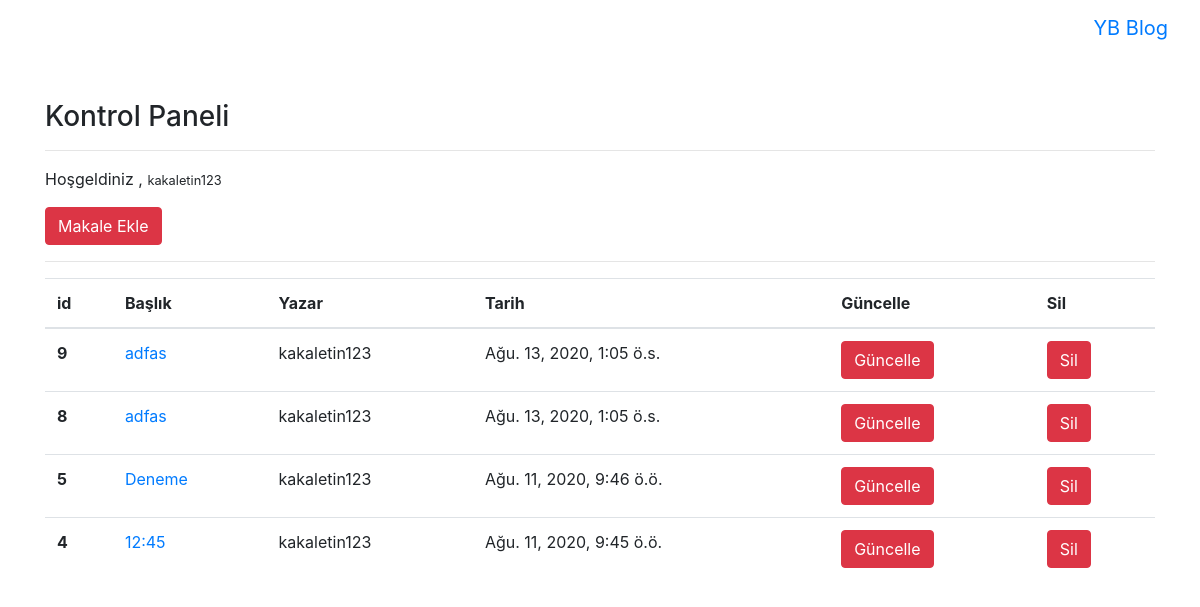
Screenshot of /articles/dashboard/ (signed in) with the database file from the repository.
### article/models.py (models this page shows, shortened)
class Article(models.Model):
    author = models.ForeignKey("auth.User",on_delete = models.CASCADE,verbose_name="Yazar")
    title = models.CharField(max_length = 50,verbose_name="Başlık")
    content = RichTextField(verbose_name="İçerik")
    created_date = models.DateTimeField(auto_now_add=True,verbose_name="Oluşturulma Tarihi")
    class Meta:
        ordering = ['-created_date'] #en son eklenen makale en başta gözükecek

### article/views.py (the view)
# urls.py: path('dashboard/',views.dashboard,name = "dashboard"),
@login_required(login_url = "user:login")
def dashboard(request):
    articles = Article.objects.filter(author = request.user) # sisteme giriş yapan kullanıcının makaleleri
    context = {
        "articles" : articles
    }
    return render(request,"dashboard.html",context)

### templates/dashboard.html
{% extends "layout.html" %}
{% block body %}
    <h3>Kontrol Paneli</h3>
    <hr>
    <p>
        Hoşgeldiniz , <small>{{request.user.username}}</small>
    </p>
    <a class ="btn btn-danger" href="/articles/addarticle">Makale Ekle</a>
    <hr>
    {% if articles %}
    <table class="table">
        <thead>
          <tr>
            <th scope="col">id</th>
            <th scope="col">Başlık</th>
            <th scope="col">Yazar</th>
            <th scope="col">Tarih</th>
            <th scope="col">Güncelle</th>
            <th scope="col">Sil</th>
          </tr>
        </thead>
        <tbody>
        {% for article in articles  %}
            <tr>
            <th scope="row">{{article.id}}</th>
            <td><a href="/articles/article/{{article.id}}">{{article.title}}</a></td>
            <td>{{article.author.username}}</td>
            <td>{{article.created_date}}</td>
            <td><a class = "btn btn-danger" href="/articles/update/{{article.id}}">Güncelle</a></td>
            <td><a class = "btn btn-danger" href="/articles/delete/{{article.id}}">Sil</a></td>
          </tr>
        {% endfor %}
        </tbody>
      </table>
    {% else %}
        <div class="alert alert-danger">
            Henüz bir makaleniz bulunmuyor.
        </div>
    {% endif %}
{% endblock body %}

### rows the page displays
Article: id "9", title "adfas", author.username "kakaletin123", created_date "Ağu. 13, 2020, 1:05 ö.s."
Article: id "8", title "adfas", author.username "kakaletin123", created_date "Ağu. 13, 2020, 1:05 ö.s."
Article: id "5", title "Deneme", author.username "kakaletin123", created_date "Ağu. 11, 2020, 9:46 ö.ö."
Article: id "4", title "12:45", author.username "kakaletin123", created_date "Ağu. 11, 2020, 9:45 ö.ö."

### other values shown
{{ request.user.username }} "kakaletin123"
